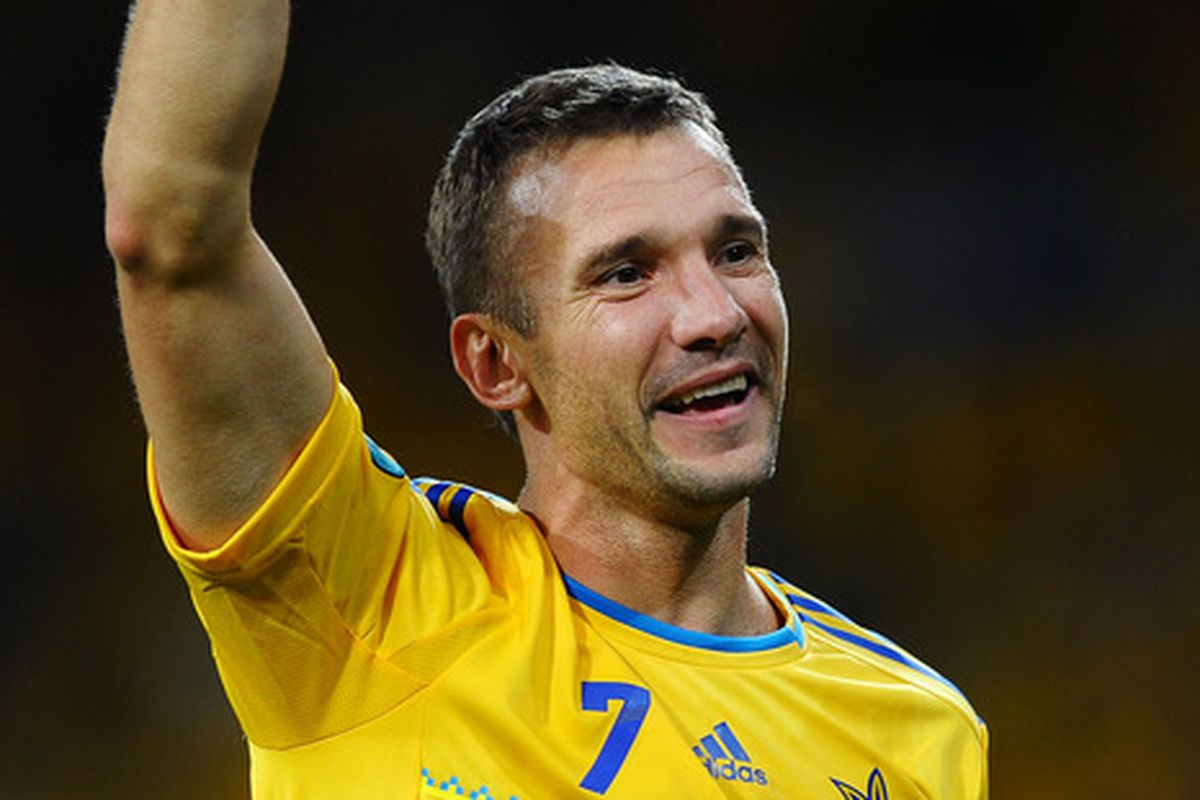
#> input picture example1.jpg, 1200 x 800 px, found by its file name
$ python golstar.py   (older library calls are emulated)
#> lines starting #> are read from the running program, lines starting #| are printed output that depends on the picture; after the words box and inside, x2 and y2 are one past the last pixel; in counts of white or black regions, pixels touching at a corner belong together
#> further down, img is the input picture: shape (800, 1200, 3); mean B, G, R 31.5, 70.8, 85.6
#!/usr/bin/env python3
# -*- coding: utf-8 -*-
"""
Created on Fri May  1 20:24:33 2020

@author: walterroaserrano
"""

import numpy
import cv2

## Implémentation LDP Kirsh Algorithm
KIRSCH_K1   = numpy.array([[ 5, -3, -3], [ 5,  0, -3], [ 5, -3, -3]], dtype=numpy.float32) / 15
KIRSCH_K2   = numpy.array([[-3, -3,  5], [-3,  0,  5], [-3, -3,  5]], dtype=numpy.float32) / 15
KIRSCH_K3   = numpy.array([[-3, -3, -3], [ 5,  0, -3], [ 5,  5, -3]], dtype=numpy.float32) / 15
KIRSCH_K4   = numpy.array([[-3,  5,  5], [-3,  0,  5], [-3, -3, -3]], dtype=numpy.float32) / 15
KIRSCH_K5   = numpy.array([[-3, -3, -3], [-3,  0, -3], [ 5,  5,  5]], dtype=numpy.float32) / 15
KIRSCH_K6   = numpy.array([[ 5,  5,  5], [-3,  0, -3], [-3, -3, -3]], dtype=numpy.float32) / 15
KIRSCH_K7   = numpy.array([[-3, -3, -3], [-3,  0,  5], [-3,  5,  5]], dtype=numpy.float32) / 15
KIRSCH_K8   = numpy.array([[ 5,  5, -3], [ 5,  0, -3], [-3, -3, -3]], dtype=numpy.float32) / 15

def kirsch_filter(img) :
    """ Return a gray-scale image that's been Kirsch edge filtered. """
    if  img.ndim > 2 :
        img = cv2.cvtColor(img, cv2.COLOR_RGB2GRAY)
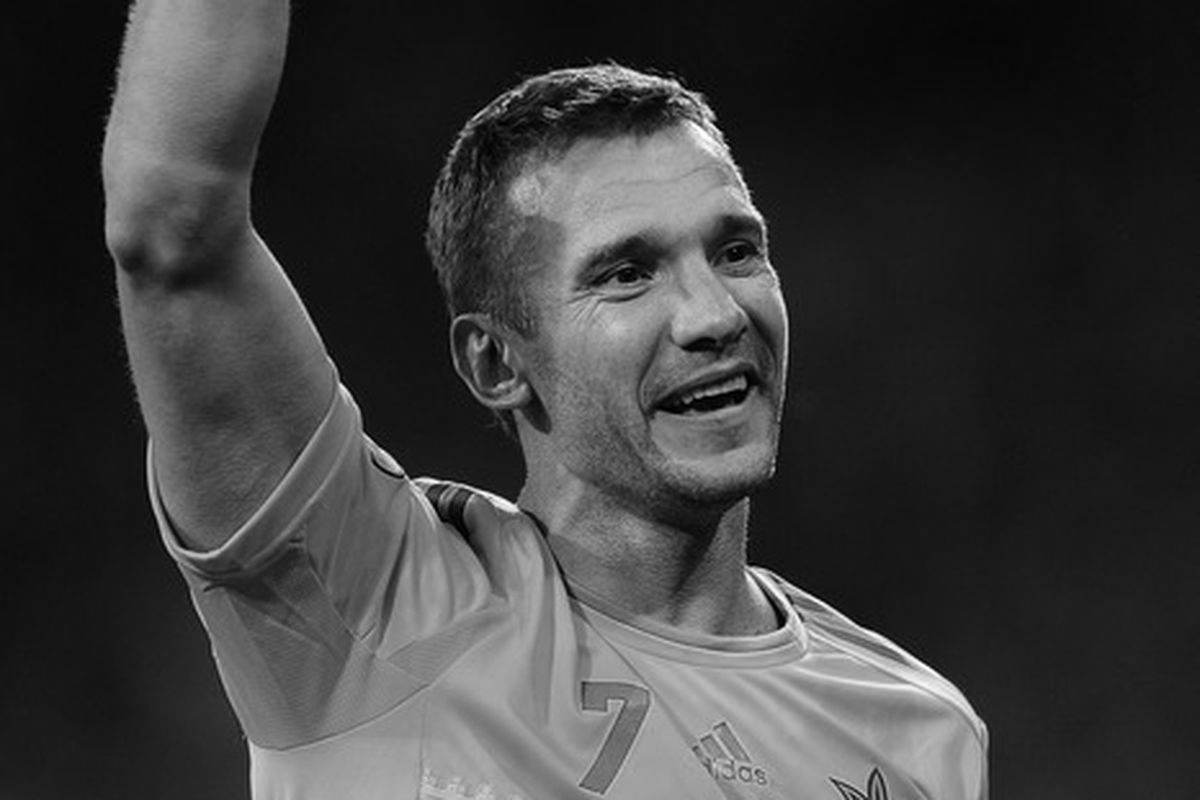
#> img: shape (800, 1200); min 0, max 255, mean 60.8
    fimg    = numpy.maximum(cv2.filter2D(img, cv2.CV_8U, KIRSCH_K1),
              numpy.maximum(cv2.filter2D(img, cv2.CV_8U, KIRSCH_K2),
              numpy.maximum(cv2.filter2D(img, cv2.CV_8U, KIRSCH_K3),
              numpy.maximum(cv2.filter2D(img, cv2.CV_8U, KIRSCH_K4),
              numpy.maximum(cv2.filter2D(img, cv2.CV_8U, KIRSCH_K5),
              numpy.maximum(cv2.filter2D(img, cv2.CV_8U, KIRSCH_K6),
              numpy.maximum(cv2.filter2D(img, cv2.CV_8U, KIRSCH_K7),
                            cv2.filter2D(img, cv2.CV_8U, KIRSCH_K8),
                           )))))))
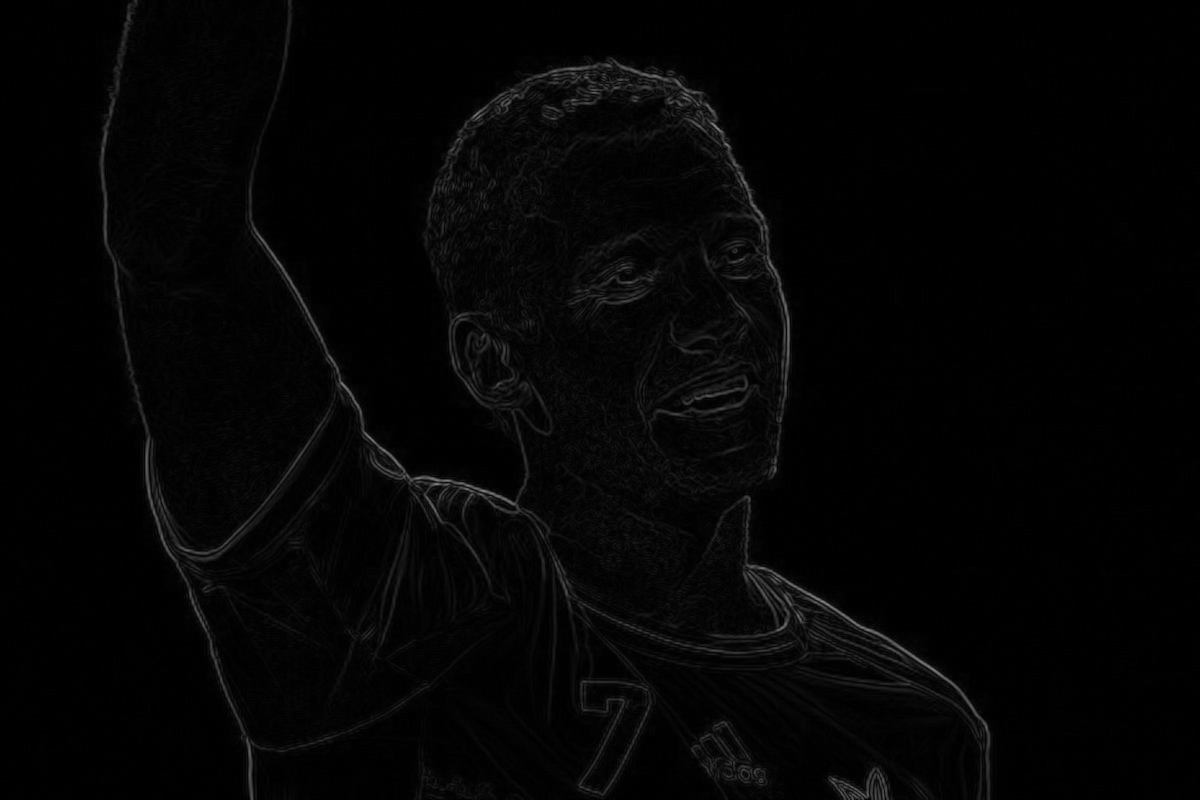
#> fimg: shape (800, 1200); min 0, max 134, mean 4.3
    return(fimg)


def threshold(img, sig = None) :
    """ Threshold a gray image in a way that usually makes sense. """
    if  img.ndim > 2 :
        img = cv2.cvtColor(img, cv2.COLOR_RGB2GRAY)
    med     = numpy.median(img)
#> med = 1
    if  sig is None :
        sig = 0.0       # note: sig can be negative. Another way: Use the %'th percentile-ish pixel.
    co      = int(min(255, max(0, (1.0 + sig) * med)))
#> co = 1
    return(cv2.threshold(img, co, 255, cv2.ADAPTIVE_THRESH_GAUSSIAN_C)[1])
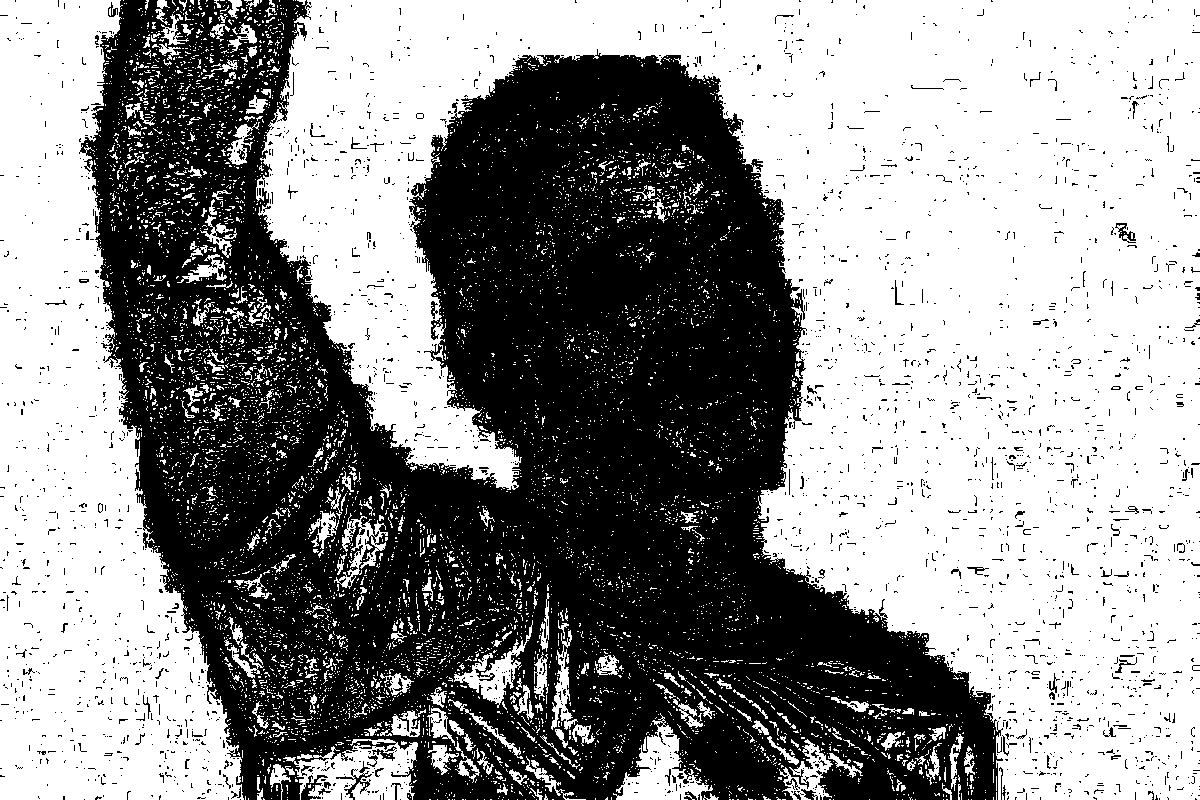
#> returned value: shape (800, 1200); 56.4% white; 2595 black regions (2466 under 20 px), largest, box (x1, y1, x2, y2) and area: (79, 0, 1003, 800) 402491, (336, 761, 372, 800) 281, (301, 775, 328, 800) 240


if  __name__ == '__main__' :
    import  os
    import  sys

    fn      = "/Users/walterroaserrano/Desktop/UniversiteChampagneArdenne/reconnaissanceFormes/projetReconaissanceFormes/example1.jpg"
    if  len(sys.argv) > 1 :
        fn  = sys.argv.pop(1)
    sig     = None
    if  len(sys.argv) > 1 :
        sig = float(sys.argv.pop(1))

    img     = cv2.imread(fn)

    kimg    = kirsch_filter(img)    # make each pixel the maximum edginess value
    timg    = threshold(kimg, sig)  # make the edges stand out
    timg    = 255 - timg            # invert the image to make the edges white

    cv2.imshow('%s kirsch filtered' % os.path.basename(fn), timg)

    cv2.waitKey(0)
    cv2.destroyAllWindows()
